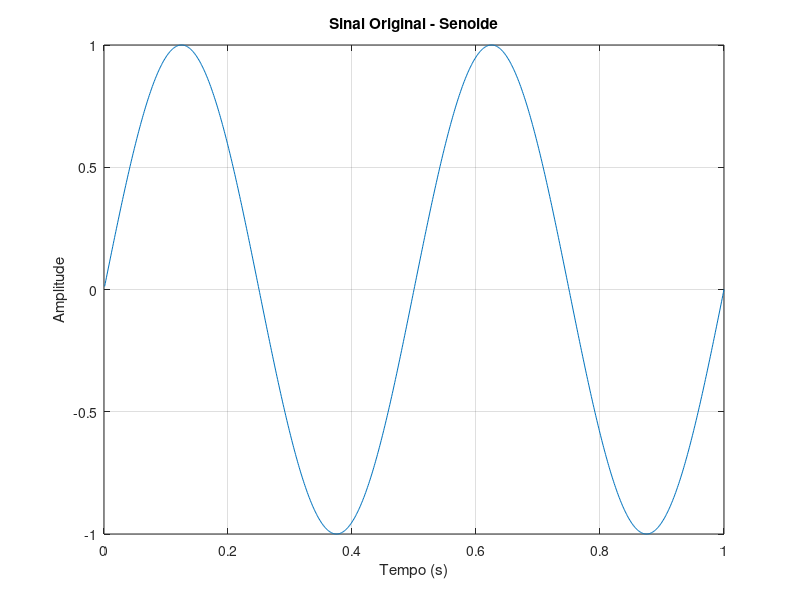

This figure's MATLAB source:
% Atividade: Transformada de Wavelets para Suavização de Sinal
% Etapa 1: Criação do sinal original

% Parâmetros do sinal
fs = 1e3;  % Frequência de amostragem
t = 1/fs:1/fs:1;  % Vetor de tempo
x = sin(4*pi*t);  % Sinal senoidal

% Plotagem do sinal original
figure(1);
plot(t, x);
title('Sinal Original - Senoide');
xlabel('Tempo (s)');
ylabel('Amplitude');
grid on;

% Verificação se é uma senoide de baixa frequência
fprintf('Sinal criado: senoide com frequência de %.1f Hz\n', 2);
fprintf('Frequência de amostragem: %.0f Hz\n', fs);
fprintf('Duração do sinal: %.1f s\n', max(t));
